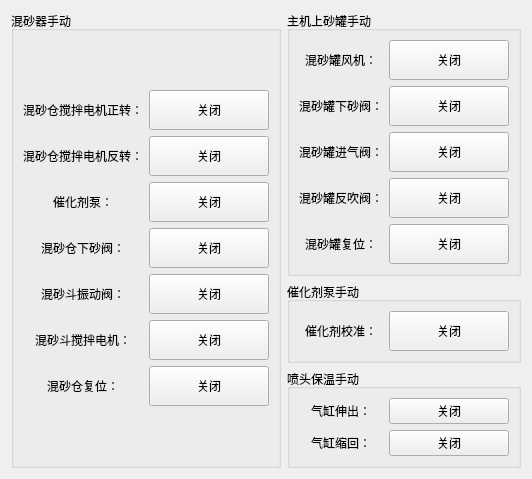
     <widget class="QWidget" name="tab_10">
      <attribute name="title">
       <string>混砂系统</string>
      </attribute>
      <layout class="QVBoxLayout" name="verticalLayout_27">
       <item>
        <layout class="QHBoxLayout" name="horizontalLayout_16">
         <item>
          <widget class="QGroupBox" name="groupBox_21">
           <property name="title">
            <string>混砂器手动</string>
           </property>
           <layout class="QVBoxLayout" name="verticalLayout_24">
            <item>
             <layout class="QGridLayout" name="gridLayout_14">
              <item row="0" column="0">
               <widget class="QLabel" name="label_139">
                <property name="text">
                 <string>混砂仓搅拌电机正转：</string>
                </property>
                <property name="alignment">
                 <set>Qt::AlignCenter</set>
                </property>
               </widget>
              </item>
              <item row="0" column="1">
               <widget class="QPushButton" name="btnMixingSandBinAgitatorMotorForward">
                <property name="minimumSize">
                 <size>
                  <width>120</width>
                  <height>40</height>
                 </size>
                </property>
                <property name="maximumSize">
                 <size>
                  <width>80</width>
                  <height>40</height>
                 </size>
                </property>
                <property name="text">
                 <string>关闭</string>
                </property>
               </widget>
              </item>
              <item row="1" column="0">
               <widget class="QLabel" name="label_140">
                <property name="text">
                 <string>混砂仓搅拌电机反转：</string>
                </property>
                <property name="alignment">
                 <set>Qt::AlignCenter</set>
                </property>
               </widget>
              </item>
              <item row="1" column="1">
               <widget class="QPushButton" name="btnMixingSandBinAgitatorMotorReverse">
                <property name="minimumSize">
                 <size>
                  <width>120</width>
                  <height>40</height>
                 </size>
                </property>
                <property name="maximumSize">
                 <size>
                  <width>80</width>
                  <height>40</height>
                 </size>
                </property>
                <property name="text">
                 <string>关闭</string>
                </property>
               </widget>
              </item>
              <item row="2" column="0">
               <widget class="QLabel" name="label_141">
                <property name="text">
                 <string>催化剂泵：</string>
                </property>
                <property name="alignment">
                 <set>Qt::AlignCenter</set>
                </property>
               </widget>
              </item>
              <item row="2" column="1">
               <widget class="QPushButton" name="btnCatalystPump">
                <property name="minimumSize">
                 <size>
                  <width>120</width>
                  <height>40</height>
                 </size>
                </property>
                <property name="maximumSize">
                 <size>
                  <width>80</width>
                  <height>40</height>
                 </size>
                </property>
                <property name="text">
                 <string>关闭</string>
                </property>
               </widget>
              </item>
              <item row="3" column="0">
               <widget class="QLabel" name="label_142">
                <property name="text">
                 <string>混砂仓下砂阀：</string>
                </property>
                <property name="alignment">
                 <set>Qt::AlignCenter</set>
                </property>
               </widget>
              </item>
              <item row="3" column="1">
               <widget class="QPushButton" name="btnMixingSandBinDischargeValve">
                <property name="minimumSize">
                 <size>
                  <width>120</width>
                  <height>40</height>
                 </size>
                </property>
                <property name="maximumSize">
                 <size>
                  <width>80</width>
                  <height>40</height>
                 </size>
                </property>
                <property name="text">
                 <string>关闭</string>
                </property>
               </widget>
              </item>
              <item row="4" column="0">
               <widget class="QLabel" name="label_143">
                <property name="text">
                 <string>混砂斗振动阀：</string>
                </property>
                <property name="alignment">
                 <set>Qt::AlignCenter</set>
                </property>
               </widget>
              </item>
              <item row="4" column="1">
               <widget class="QPushButton" name="btnMixingSandHopperVibratorValve">
                <property name="minimumSize">
                 <size>
                  <width>120</width>
                  <height>40</height>
                 </size>
                </property>
                <property name="maximumSize">
                 <size>
                  <width>80</width>
                  <height>40</height>
                 </size>
                </property>
                <property name="text">
                 <string>关闭</string>
                </property>
               </widget>
              </item>
              <item row="5" column="0">
               <widget class="QLabel" name="label_144">
                <property name="text">
                 <string>混砂斗搅拌电机：</string>
                </property>
                <property name="alignment">
                 <set>Qt::AlignCenter</set>
                </property>
               </widget>
              </item>
              <item row="5" column="1">
               <widget class="QPushButton" name="btnMixingSandHopperAgitatorMotor">
                <property name="minimumSize">
                 <size>
                  <width>120</width>
                  <height>40</height>
                 </size>
                </property>
                <property name="maximumSize">
                 <size>
                  <width>80</width>
                  <height>40</height>
                 </size>
                </property>
                <property name="text">
                 <string>关闭</string>
                </property>
               </widget>
              </item>
              <item row="6" column="0">
               <widget class="QLabel" name="label_145">
                <property name="text">
                 <string>混砂仓复位：</string>
                </property>
                <property name="alignment">
                 <set>Qt::AlignCenter</set>
                </property>
               </widget>
              </item>
              <item row="6" column="1">
               <widget class="QPushButton" name="btnMixingSandBinReset">
                <property name="minimumSize">
                 <size>
                  <width>120</width>
                  <height>40</height>
                 </size>
                </property>
                <property name="maximumSize">
                 <size>
                  <width>80</width>
                  <height>40</height>
                 </size>
                </property>
                <property name="text">
                 <string>关闭</string>
                </property>
               </widget>
              </item>
             </layout>
            </item>
           </layout>
          </widget>
         </item>
         <item>
          <layout class="QVBoxLayout" name="verticalLayout_26">
           <item>
            <layout class="QVBoxLayout" name="verticalLayout_25">
             <item>
              <widget class="QGroupBox" name="groupBox_22">
               <property name="title">
                <string>主机上砂罐手动</string>
               </property>
               <layout class="QGridLayout" name="gridLayout_25">
                <item row="0" column="0">
                 <layout class="QGridLayout" name="gridLayout_15">
                  <item row="0" column="0">
                   <widget class="QLabel" name="label_146">
                    <property name="text">
                     <string>混砂罐风机：</string>
                    </property>
                    <property name="alignment">
                     <set>Qt::AlignCenter</set>
                    </property>
                   </widget>
                  </item>
                  <item row="0" column="1">
                   <widget class="QPushButton" name="btnMixingSandTankBlower">
                    <property name="minimumSize">
                     <size>
                      <width>120</width>
                      <height>40</height>
                     </size>
                    </property>
                    <property name="maximumSize">
                     <size>
                      <width>80</width>
                      <height>40</height>
                     </size>
                    </property>
                    <property name="text">
                     <string>关闭</string>
                    </property>
                   </widget>
                  </item>
                  <item row="1" column="0">
                   <widget class="QLabel" name="label_147">
                    <property name="text">
                     <string>混砂罐下砂阀：</string>
                    </property>
                    <property name="alignment">
                     <set>Qt::AlignCenter</set>
                    </property>
                   </widget>
                  </item>
                  <item row="1" column="1">
                   <widget class="QPushButton" name="btnMixingSandTankDischargeValve">
                    <property name="minimumSize">
                     <size>
                      <width>120</width>
                      <height>40</height>
                     </size>
                    </property>
                    <property name="maximumSize">
                     <size>
                      <width>80</width>
                      <height>40</height>
                     </size>
                    </property>
                    <property name="text">
                     <string>关闭</string>
                    </property>
                   </widget>
                  </item>
                  <item row="2" column="0">
                   <widget class="QLabel" name="label_148">
                    <property name="text">
                     <string>混砂罐进气阀：</string>
                    </property>
                    <property name="alignment">
                     <set>Qt::AlignCenter</set>
                    </property>
                   </widget>
                  </item>
                  <item row="2" column="1">
                   <widget class="QPushButton" name="btnMixingSandTankIntakeValve">
                    <property name="minimumSize">
                     <size>
                      <width>120</width>
                      <height>40</height>
                     </size>
                    </property>
                    <property name="maximumSize">
                     <size>
                      <width>80</width>
                      <height>40</height>
                     </size>
                    </property>
                    <property name="text">
                     <string>关闭</string>
                    </property>
                   </widget>
                  </item>
                  <item row="3" column="0">
                   <widget class="QLabel" name="label_149">
                    <property name="text">
                     <string>混砂罐反吹阀：</string>
                    </property>
                    <property name="alignment">
                     <set>Qt::AlignCenter</set>
                    </property>
                   </widget>
                  </item>
                  <item row="3" column="1">
                   <widget class="QPushButton" name="btnMixingSandTankReversePulseValve">
                    <property name="minimumSize">
                     <size>
                      <width>120</width>
                      <height>40</height>
                     </size>
                    </property>
                    <property name="maximumSize">
                     <size>
                      <width>80</width>
                      <height>40</height>
                     </size>
                    </property>
                    <property name="text">
                     <string>关闭</string>
                    </property>
                   </widget>
                  </item>
                  <item row="4" column="0">
                   <widget class="QLabel" name="label_150">
                    <property name="text">
                     <string>混砂罐复位：</string>
                    </property>
                    <property name="alignment">
                     <set>Qt::AlignCenter</set>
                    </property>
                   </widget>
                  </item>
                  <item row="4" column="1">
                   <widget class="QPushButton" name="btnMixingSandTankReset">
                    <property name="minimumSize">
                     <size>
                      <width>120</width>
                      <height>40</height>
                     </size>
                    </property>
                    <property name="maximumSize">
                     <size>
                      <width>80</width>
                      <height>40</height>
                     </size>
                    </property>
                    <property name="text">
                     <string>关闭</string>
                    </property>
                   </widget>
                  </item>
                 </layout>
                </item>
               </layout>
              </widget>
             </item>
             <item>
              <widget class="QGroupBox" name="groupBox_23">
               <property name="title">
                <string>催化剂泵手动</string>
               </property>
               <layout class="QGridLayout" name="gridLayout_22">
                <item row="0" column="0">
                 <layout class="QHBoxLayout" name="horizontalLayout_15">
                  <item>
                   <widget class="QLabel" name="label_151">
                    <property name="text">
                     <string>催化剂校准：</string>
                    </property>
                    <property name="alignment">
                     <set>Qt::AlignCenter</set>
                    </property>
                   </widget>
                  </item>
                  <item>
                   <widget class="QPushButton" name="btnCatalystCalibration">
                    <property name="minimumSize">
                     <size>
                      <width>120</width>
                      <height>40</height>
                     </size>
                    </property>
                    <property name="maximumSize">
                     <size>
                      <width>80</width>
                      <height>40</height>
                     </size>
                    </property>
                    <property name="text">
                     <string>关闭</string>
                    </property>
                   </widget>
                  </item>
                 </layout>
                </item>
               </layout>
              </widget>
             </item>
            </layout>
           </item>
           <item>
            <widget class="QGroupBox" name="groupBox_24">
             <property name="title">
              <string>喷头保温手动</string>
             </property>
             <layout class="QGridLayout" name="gridLayout_24">
              <item row="0" column="0">
               <layout class="QGridLayout" name="gridLayout_23">
                <item row="0" column="0">
                 <widget class="QLabel" name="label_152">
                  <property name="text">
                   <string>气缸伸出：</string>
                  </property>
                  <property name="alignment">
                   <set>Qt::AlignCenter</set>
                  </property>
                 </widget>
                </item>
                <item row="0" column="1">
                 <widget class="QPushButton" name="btnCylinderExtend">
                  <property name="minimumSize">
                   <size>
                    <width>120</width>
                    <height>0</height>
                   </size>
                  </property>
                  <property name="maximumSize">
                   <size>
                    <width>80</width>
                    <height>40</height>
                   </size>
                  </property>
                  <property name="text">
                   <string>关闭</string>
                  </property>
                 </widget>
                </item>
                <item row="1" column="0">
                 <widget class="QLabel" name="label_153">
                  <property name="text">
                   <string>气缸缩回：</string>
                  </property>
                  <property name="alignment">
                   <set>Qt::AlignCenter</set>
                  </property>
                 </widget>
                </item>
                <item row="1" column="1">
                 <widget class="QPushButton" name="btnCylinderRetract">
                  <property name="minimumSize">
                   <size>
                    <width>120</width>
                    <height>0</height>
                   </size>
                  </property>
                  <property name="maximumSize">
                   <size>
                    <width>80</width>
                    <height>40</height>
                   </size>
                  </property>
                  <property name="text">
                   <string>关闭</string>
                  </property>
                 </widget>
                </item>
               </layout>
              </item>
             </layout>
            </widget>
           </item>
          </layout>
         </item>
        </layout>
       </item>
      </layout>
     </widget>
